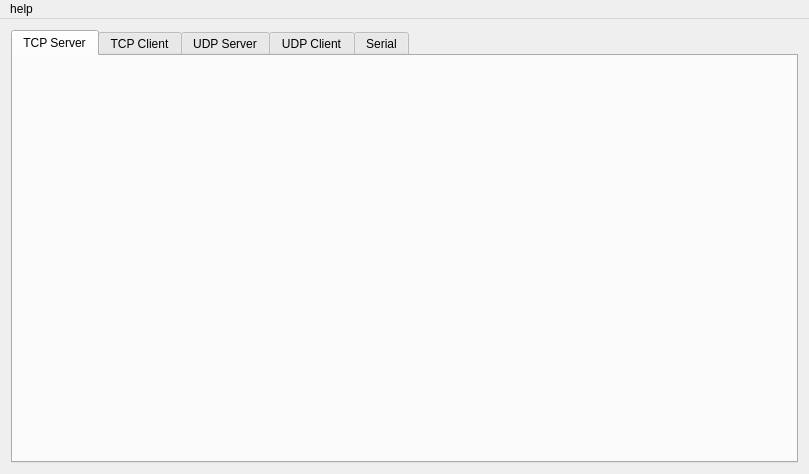
<?xml version="1.0" encoding="UTF-8"?>
<ui version="4.0">
 <class>MainWindow</class>
 <widget class="QMainWindow" name="MainWindow">
  <property name="geometry">
   <rect>
    <x>0</x>
    <y>0</y>
    <width>809</width>
    <height>474</height>
   </rect>
  </property>
  <property name="windowTitle">
   <string>Communication Assistant</string>
  </property>
  <widget class="QWidget" name="centralWidget">
   <layout class="QVBoxLayout" name="verticalLayout">
    <item>
     <widget class="QTabWidget" name="tabWidget">
      <property name="currentIndex">
       <number>0</number>
      </property>
      <widget class="TcpServerWindow" name="tab_tcp_server">
       <attribute name="title">
        <string>TCP Server</string>
       </attribute>
      </widget>
      <widget class="TcpClientWindow" name="tab_tcp_client">
       <attribute name="title">
        <string>TCP Client</string>
       </attribute>
      </widget>
      <widget class="UdpServerWindow" name="tab_udp_server">
       <attribute name="title">
        <string>UDP Server</string>
       </attribute>
      </widget>
      <widget class="UdpClientWindow" name="tab_udp_client">
       <attribute name="title">
        <string>UDP Client</string>
       </attribute>
      </widget>
      <widget class="SerialWindow" name="tab_serial">
       <attribute name="title">
        <string>Serial</string>
       </attribute>
      </widget>
     </widget>
    </item>
   </layout>
  </widget>
  <widget class="QMenuBar" name="menuBar">
   <property name="geometry">
    <rect>
     <x>0</x>
     <y>0</y>
     <width>809</width>
     <height>26</height>
    </rect>
   </property>
   <widget class="QMenu" name="menuhelp">
    <property name="title">
     <string>help</string>
    </property>
    <addaction name="actionabout"/>
   </widget>
   <addaction name="menuhelp"/>
  </widget>
  <action name="actionabout">
   <property name="text">
    <string>about</string>
   </property>
  </action>
 </widget>
 <layoutdefault spacing="6" margin="11"/>
 <customwidgets>
  <customwidget>
   <class>TcpServerWindow</class>
   <extends>QWidget</extends>
   <header>tcpserverwindow.h</header>
   <container>1</container>
  </customwidget>
  <customwidget>
   <class>TcpClientWindow</class>
   <extends>QWidget</extends>
   <header>tcpclientwindow.h</header>
   <container>1</container>
  </customwidget>
  <customwidget>
   <class>UdpServerWindow</class>
   <extends>QWidget</extends>
   <header>udpserverwindow.h</header>
   <container>1</container>
  </customwidget>
  <customwidget>
   <class>UdpClientWindow</class>
   <extends>QWidget</extends>
   <header>udpclientwindow.h</header>
   <container>1</container>
  </customwidget>
  <customwidget>
   <class>SerialWindow</class>
   <extends>QWidget</extends>
   <header>serialwindow.h</header>
   <container>1</container>
  </customwidget>
 </customwidgets>
 <resources/>
 <connections/>
</ui>
